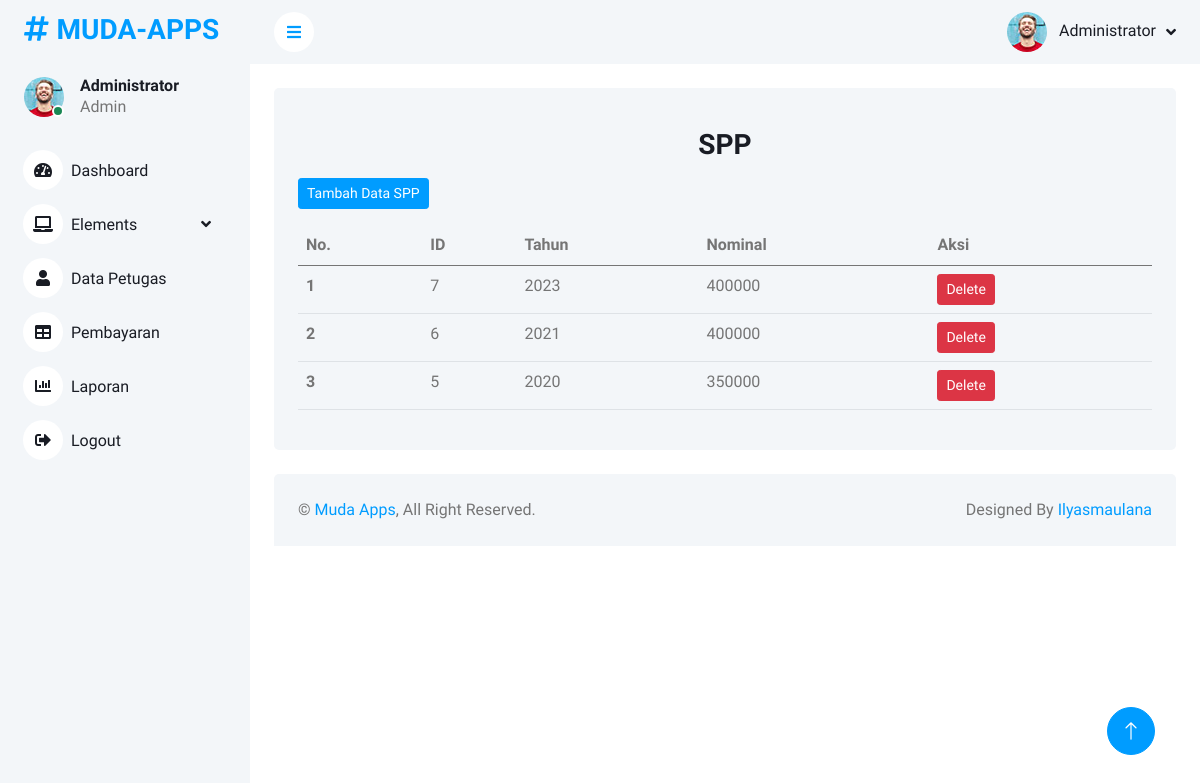
The app's page /index.php/spp with its own data.
### tables this page shows
CREATE TABLE `spp` (
  `id_spp` int(11) NOT NULL,
  `tahun` int(11) NOT NULL,
  `nominal` int(11) NOT NULL
);

### application/controllers/Spp.php (called while the page is built, shortened)
<?php
class Spp extends CI_Controller
{
  public function __construct()
  {
    $this->load->model('Spp_model', 'sm');
  }
  public function index()
  {
    $data['spp'] = $this->sm->getAllSpp();
    $this->load->view('templates/sidebar');
    $this->load->view('templates/navbar');
    $this->load->view('spp/index', $data);
    $this->load->view('templates/footer');
  }
}

### index.php (called while the page is built, shortened)
<?php
require_once BASEPATH.'core/CodeIgniter.php';

### application/models/Spp_model.php (called while the page is built, shortened)
<?php
class Spp_model extends CI_Model
{
  public function getAllSpp()
  {
    $this->db->order_by('tahun', 'DESC');
    return $this->db->get('spp')->result_array();
  }
}

### application/views/spp/index.php (the view, shortened to what this page needs)
<div class="container-fluid pt-4 px-4">
  <div class="bg-light rounded p-4">
    <div class="col-md text-center">
      <h3 class="my-3">SPP</h3>
    </div>
    <a href="<?= base_url('spp/addSpp') ?>" class="btn btn-sm btn-primary">Tambah Data SPP</a>
    <table class="table table-hover my-3">
      <thead>
        <tr>
          <th scope="col">No.</th>
          <th scope="col">ID</th>
          <th scope="col">Tahun</th>
          <th scope="col">Nominal</th>
          <th scope="col">Aksi</th>
        </tr>
      </thead>
      <tbody>
        <?php $no = 1;
        foreach ($spp as $s) : ?>
          <tr>
            <th scope="row"><?= $no; ?></th>
            <td><?= $s['id_spp'] ?></td>
            <td><?= $s['tahun'] ?></td>
            <td><?= $s['nominal'] ?></td>
            <td>
              <a href="<?= base_url('Spp/deleteSpp/') . $s['id_spp'] ?>" class="btn btn-sm btn-danger" onclick="return confirm('Yakin ingin menghapus data ini?');">Delete</a>
            </td>
          </tr>
        <?php $no++;
        endforeach; ?>
      </tbody>
    </table>
  </div>
</div>

### assets/css/style.css (style rules this page uses)
:root { --primary: #009CFF; --light: #F3F6F9; --dark: #191C24; }
.btn { transition: .5s; }
.btn.btn-primary { color: #FFFFFF; }

### records on screen
spp: id_spp "7", tahun "2023", nominal "400000"
spp: id_spp "6", tahun "2021", nominal "400000"
spp: id_spp "5", tahun "2020", nominal "350000"
